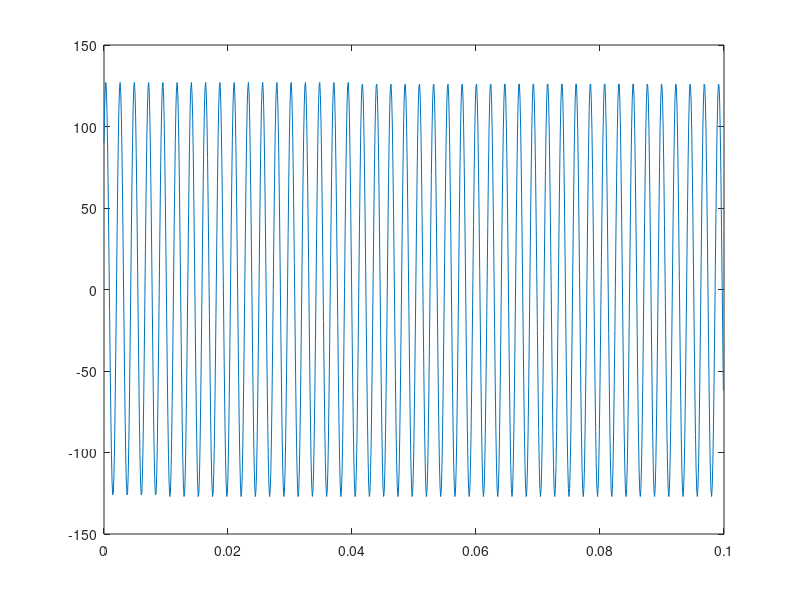
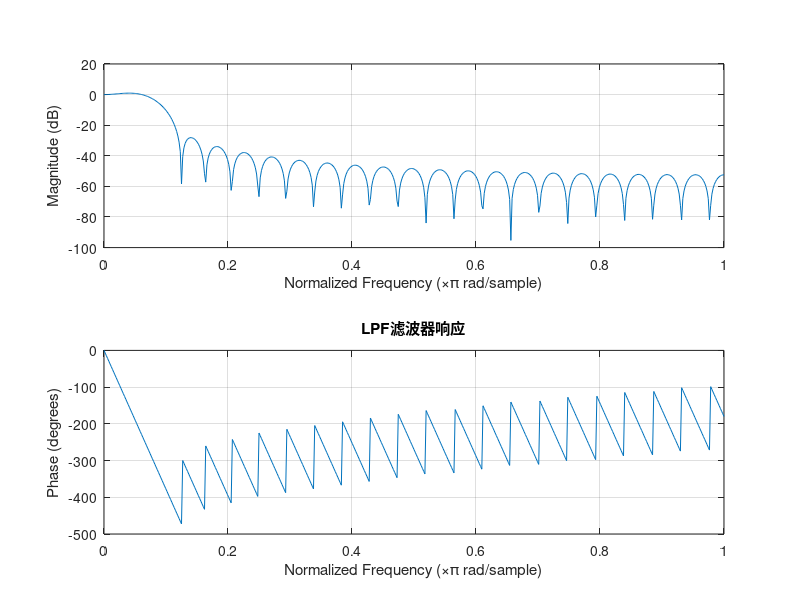
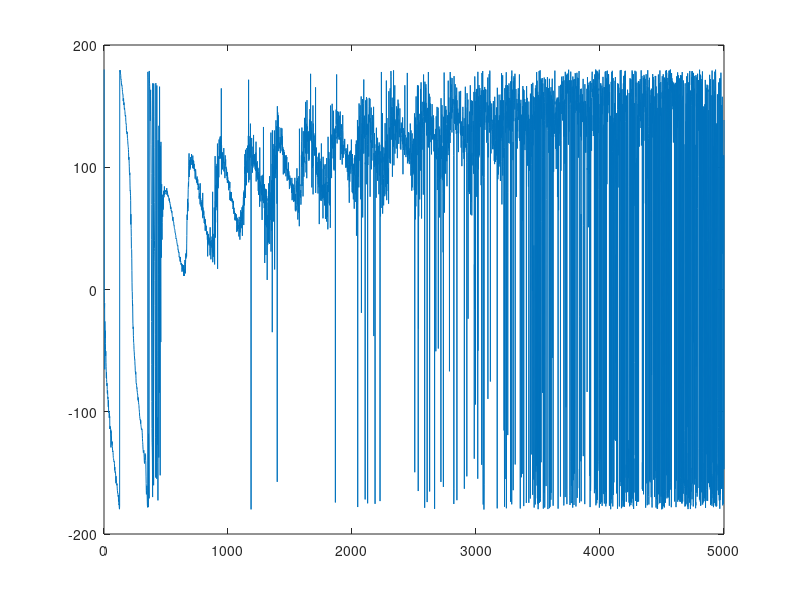
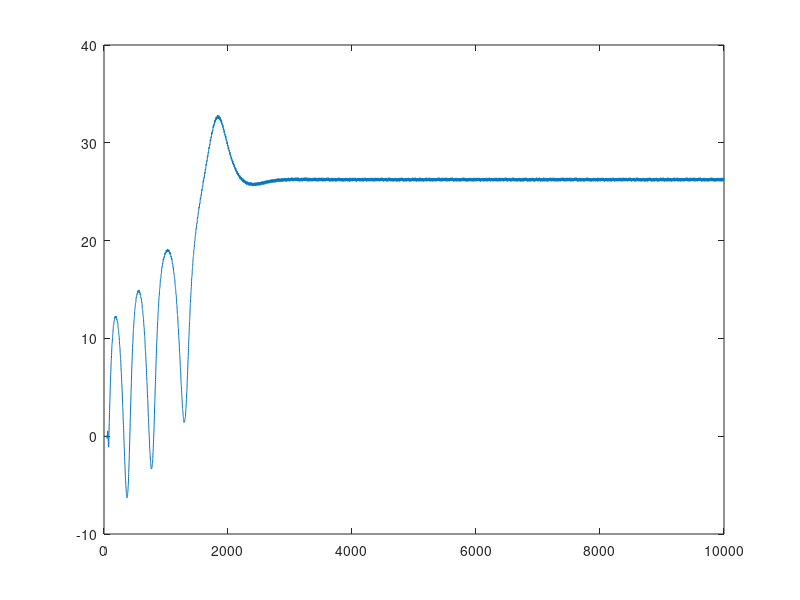

Source code (MATLAB) for these figures, in order:
% =========================================================================
% 环路增益：K = Kd * K0 * Klpf
% Kd = 1/2 * Ui * U0,鉴相器增益，Ui:输入信号幅值，U0：LLP输出幅值
% K0 = fs/2^Bnco,VCO增益(Hz/V)
% Klpf:低通滤波器增益
% =========================================================================
clc;clear;close all;
%% --- 参数初始化
fs = 10e3;      % 采样频率10KHz
fo = 400;       % LLP固有频率400Hz
df = 35;         % 初始频差Hz
fi = fo + df;   % 信号频率
Bnco = 32;              % 频率累加字位数32Bits
K0 = fs/2^Bnco;         % NCO增益(Hz/V),(频率控制灵敏度)

c1 = 2^(-1);     % 环路滤波器系数，在FPGA中为移位运算
c2 = 2^(-9);

lfout(1) = 0;    % 环路滤波器输出
temp  = 0;       % 环路滤波器中间变量

LLP_Phase_Index = 0;
PFout = 0;
LLP_Phase_init = fo * 2^Bnco / fs;  %初始VCO频率控制字

%% --- 产生400Hz正弦波信号
L = 10000;  % 数据长度
N = 8;      % 量化位数
st = 0:1/fs:(L-1)/fs;
si = sin(2*pi*fi*st + pi/4);   % 生成Sin正弦信号
f_si = si/max(abs(si));        % 归一化处理
Q_si = round(f_si * (2^(N-1)-1)); % 量化处理，round取四舍五入
figure;
plot(st(1:1000),Q_si(1:1000));

%% --- FIR低通滤波器设计
Blpf = 8;                   % 滤波器系数量化
fc  = [300 600];            % 过渡带
band_amplitude = [1 0];     % 窗函数幅度
dev = [0.05 0.05];          % 带内纹波

[n,Wn,beta,ftype] = kaiserord(fc,band_amplitude,dev,fs);           % 获取kaiser参数，返回滤波器阶数n，标准化频带边缘 Wn，形状因子beta
h_kaiser = fir1(n,Wn,ftype,kaiser(n+1,beta));           % 获取滤波器系数
qh = round(h_kaiser/max(abs(h_kaiser))*(2^(Blpf-1)-1)); % 滤波器系数量化
qh_max = max(abs(qh));

Klpf   = qh_max / max(h_kaiser);   %计算滤波器增益
sum_qh = sum(abs(qh));
figure;
freqz(h_kaiser,1);  %低通滤波器响应
title('LPF滤波器响应');

K = 1/2 * 2^7 * 2^7 * K0 * Klpf;    %环路增益

%乘法运算输出信号初值
mult = zeros(1,L);
%鉴相器输出信号初值
pd = zeros(1,L);
lfout(n) = 0;
lfout(n+1) = 0;
pd(n)=0;

f=zeros(1,L);

% wn = sqrt(K/t1);
%% --- DDS查找表(数控振荡器)
SinTableLength = 2^10;   % DDS的sin表的长度1024
SinTableAmp    = 2^7-1;  % DDS的sin表的最大幅度，为8位有符号量化
t = 2*pi*(0:SinTableLength - 1)/SinTableLength;
sin_table = floor(sin(t) * SinTableAmp);
cos_table = floor(cos(t) * SinTableAmp);
%DDS相位累加字为32位，而实际存储表为1024个，需要比列缩减
sin_table_Index_Scale = SinTableLength / (2^Bnco);

%% --- 鉴相过程
for i=(1+n):L
    
    DDS_Phase_Index_Table = floor(LLP_Phase_Index * sin_table_Index_Scale) + 1;
    sin_nco(i) = sin_table(DDS_Phase_Index_Table);  %产生本地参考信号的I之路
    cos_nco(i) = cos_table(DDS_Phase_Index_Table);  %产生本地参考信号的Q之路
    
    mult(i) = Q_si(i)*cos_nco(i);   % PD乘法器
    %滤除相乘产生的高频分量
    PFout = filter(qh,1,mult(i-n:i)); %理解滤波器的工作原理，防止错误使用
    len = length(PFout);
    %鉴相器输出
    pd(i) = PFout(len);
    
    % 计算时频
    y=fft(cos_nco(i-n:i),L);
    [m,p]=max(abs(y));
    f(i)=p*fs/L;
    
    %环路滤波器，（根据环路滤波器传递函数）
    lfout(i) = lfout(i-1) + c1*pd(i) + (c2-c1)*pd(i-1);
    lfout1 = temp + c1*pd(i);
    temp  = temp + c2*pd(i);
    % 查表法索引
    LLP_Phase_Index = LLP_Phase_Index +LLP_Phase_init + lfout1;  % 环路NCO累积，产生本地参考信号
    
    if(LLP_Phase_Index < 0)
        LLP_Phase_Index = 0;
    end
    if(LLP_Phase_Index >= 2^Bnco)
        LLP_Phase_Index = LLP_Phase_Index - 2^Bnco;
    end
end
%% --- 显示
figure;
y2=fft(sin_nco);
p2=angle(y2);
phase=p2*180/pi;
plot(phase(1:5000));
figure;
plot(lfout*pi/fs/180);

figure;
plot(pd/fs/SinTableAmp,'b');
title('鉴相器输出(时间-相位差示意图)');
xlabel('时间(t/s)');ylabel('相位差(rad)');
xticklabels([0:1/10:1]);

% figure;
% hold on;
% plot(sin_nco(1:8000)/SinTableAmp,'-k');   % 输出波形
% hold on;
% plot(Q_si(1:8000)/SinTableAmp,'-g');      % 原始输入信号波形
% legend('输出波形', '原始波形')
% title('原始信号跟DDS输出波形对比');
% xlabel('时间(t/s)');
% xticklabels([0:1/10:1]);


x=zeros(1,L);
z=fft(Q_si,L);
[a,b]=max(abs(z));
x(1:L)=b*fs/L;

figure;
hold on;
plot(f(1:5000),'-r');
hold on;
plot(x(1:5000),'-b');
title('时域-频域示意图');
legend('输出频率', '参考频率')
xlabel('时间(t/s)');ylabel('频率(f/Hz)');
xticklabels([0:1/10:1]);

figure;
phin = 2*pi*fi*st + pi/4;

pvco=phin-pd/fs;
t1 = 1:1:10000;
plot(t1,phin/SinTableAmp,t1,pvco/SinTableAmp)
title('输出相位与参考相位')
legend('参考相位', '输出相位')
xlabel('时间(t/s)');ylabel('相位(rad)');
xticklabels([0:1/10:1]);


